Frame 1 (no input): blank canvas, image omitted
Frame 60 (no input): blank canvas, image omitted
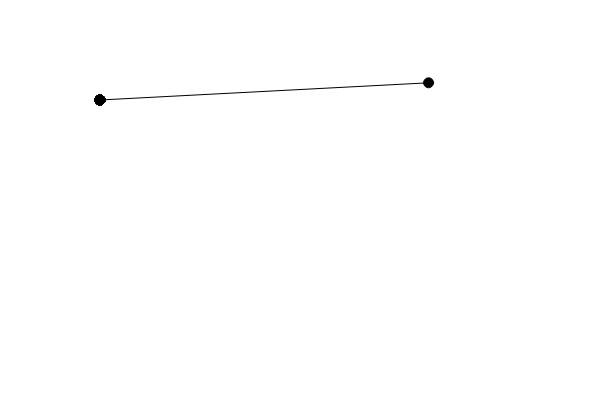
Frame 120 (the mouse pressed at the canvas centre since frame 60)

The p5.js sketch whose frames 1 and 60 were blank and that drew this single picture after the mouse press (run headless with seeded random() and noise() and a simulated clock; from frame 60 on, the mouse is pressed at the canvas centre):

// p5.js sketch
// ── sketch.js
var a=0;
var ball =[];

function setup() {
  createCanvas(600,400);
  ball[0]=
  {
  	x:100,
  	y:100,
  	display : function()
		{
			fill(0);
			ellipse(this.x,this.y,10,10);
		}
  }
}

function draw() {
    ball[0].display();
}

function mousePressed()
{
	a++;
	ball[a]=
	{
		x:random(0,600),
		y:random(0,400),
		display : function()
		{
			fill(0);
			ellipse(this.x,this.y,10,10);
		}
	}
	ball[a].display();
	for(var i=0;i<a;i++)
	{
		line(ball[a].x,ball[a].y,ball[i].x,ball[i].y);
	}
}
